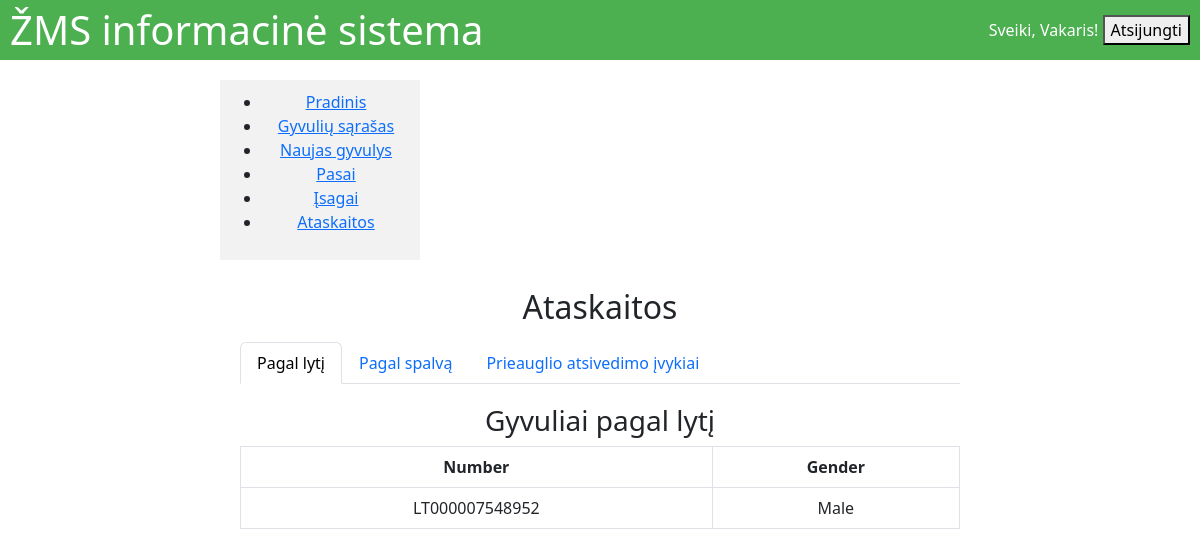
Before: /ataskaitos/ (signed in) with the older database file.
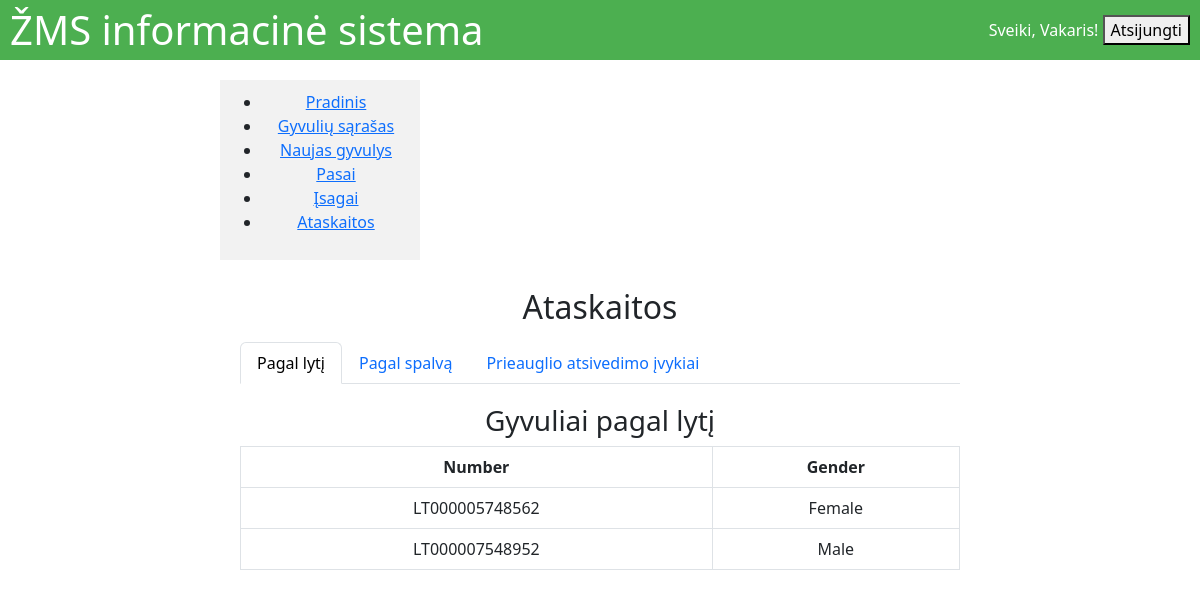
After: the same page with the newer database file.
### main/models.py (models this page shows, shortened)
class Animal(models.Model):
    number = models.CharField(max_length=14,null=True, blank=True,unique=True)
    gender = models.CharField(max_length=10,null=True, blank=True, choices=[('male', 'Male'), ('female', 'Female')])
    color = models.CharField(max_length=50,choices=COLOR_CHOICES, blank=True, null=True)
    name = models.CharField(max_length=50, blank=True, null=True)
    weight = models.DecimalField(max_digits=6, decimal_places=2, blank=True, null=True)
    birth_date = models.DateField(blank=True, null=True)
    mother = models.ForeignKey(
        'self',
        on_delete=models.SET_NULL,
        null=True,
        blank=True,
        related_name='offspring'
    )
    has_isagai = models.BooleanField(default=False)
    has_passport = models.BooleanField(default=False)
    owner = models.ForeignKey(
        settings.AUTH_USER_MODEL,
        on_delete=models.CASCADE,
        related_name='animals',
        null=True, blank=True
    )

### main/views.py (the view)
# urls.py: path('ataskaitos/', views.ataskaitos, name='ataskaitos'),
@login_required
def ataskaitos(request):
    user = request.user
    animals_by_gender = Animal.objects.filter(owner=user).only('number', 'gender').order_by('gender')
    animals_by_color = Animal.objects.filter(owner=user).only('number', 'color').order_by('color')
    animals_with_birth_count = (Animal.objects
        .filter(owner=user)
        .annotate(birth_count=Count('events', filter=Q(events__event_type='Prieauglio atsivedimas')))
        .order_by('-birth_count')
    )
    context = {
        'animals_by_gender': animals_by_gender,
        'animals_by_color': animals_by_color,
        'animals_with_birth_count': animals_with_birth_count,
    }
    return render(request, 'main/ataskaitos.html', context)

### templates/main/ataskaitos.html (shortened to what this page needs)
{% extends 'main/base.html' %}
{% block content %}
<div class="mx-auto p-2" style="width: 200px;">
<h2>Ataskaitos</h2>
</div>
<ul class="nav nav-tabs" id="reportTabs" role="tablist">
  <li class="nav-item" role="presentation">
    <button class="nav-link active"
            id="byGender-tab"
            data-bs-toggle="tab"
            data-bs-target="#byGender"
            type="button" role="tab"
            aria-controls="byGender"
            aria-selected="true">
      Pagal lytį
    </button>
  </li>
  <li class="nav-item" role="presentation">
    <button class="nav-link"
            id="byColor-tab"
            data-bs-toggle="tab"
            data-bs-target="#byColor"
            type="button" role="tab"
            aria-controls="byColor"
            aria-selected="false">
      Pagal spalvą
    </button>
  </li>
  <li class="nav-item" role="presentation">
    <button class="nav-link"
            id="birthCount-tab"
            data-bs-toggle="tab"
            data-bs-target="#birthCount"
            type="button" role="tab"
            aria-controls="birthCount"
            aria-selected="false">
      Prieauglio atsivedimo įvykiai
    </button>
  </li>
</ul>
<div class="tab-content" id="reportTabsContent" style="margin-top: 20px;">
  <div class="tab-pane fade show active"
       id="byGender"
       role="tabpanel"
       aria-labelledby="byGender-tab">
    <h3>Gyvuliai pagal lytį</h3>
    {% if animals_by_gender %}
      <table class="table table-bordered">
        <thead>
          <tr>
            <th>Number</th>
            <th>Gender</th>
          </tr>
        </thead>
        <tbody>
          {% for animal in animals_by_gender %}
          <tr>
            <td>{{ animal.number }}</td>
            <td>{{ animal.get_gender_display }}</td>
          </tr>
          {% endfor %}
        </tbody>
      </table>
    {% else %}
      <p>Nėra duomenų pagal lytį.</p>
    {% endif %}
  </div>
</div>
{% endblock %}

Changed rows visible on the page:
added Animal: number "LT000005748562", gender "Female"
